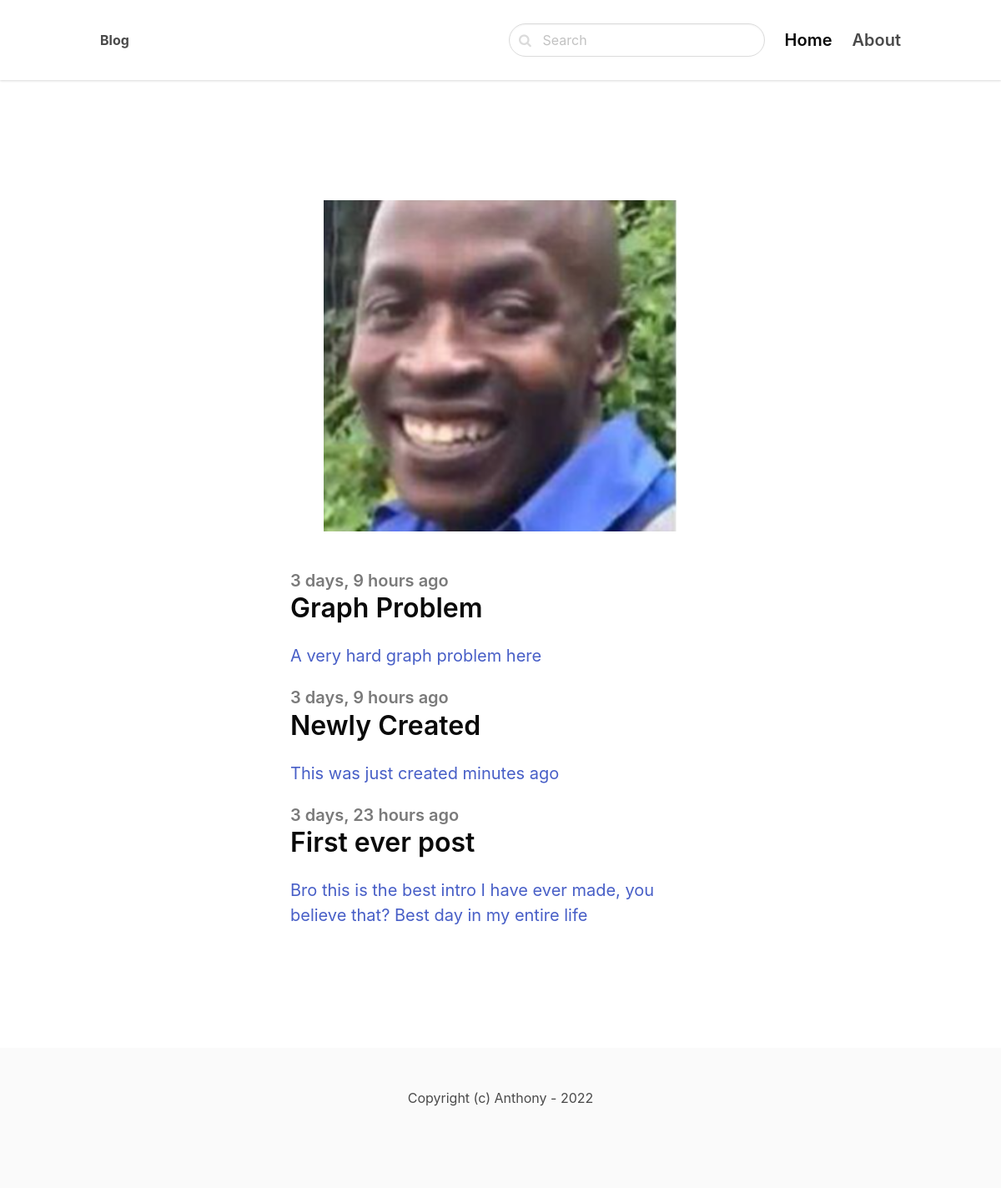
The page / on the database its author committed.
### blog/models.py (models this page shows, shortened)
class Post(models.Model):
    ACTIVE = 'active'
    DRAFT = 'draft'
    CHOICES_STATUS = (
        (ACTIVE, 'Active'),
        (DRAFT, 'Draft')
    )
    category = models.ForeignKey(Category, related_name='posts', on_delete=models.CASCADE)
    title = models.CharField(max_length=255)
    slug = models.SlugField()
    intro = models.TextField()
    body = models.TextField()
    created_at = models.DateTimeField(auto_now_add=True)
    status = models.CharField(max_length=15, choices=CHOICES_STATUS, default=ACTIVE)
    image = models.ImageField(upload_to='uploads/', blank=True, null=True)
    class Meta:
        ordering = ('-created_at',)

### core/views.py (the view)
# urls.py: path('', frontpage, name = 'frontpage'),
def frontpage(request):
    posts = Post.objects.filter(status=Post.ACTIVE)
    return render(request, 'core/frontpage.html', {'posts':posts})

### core/templates/core/frontpage.html (shortened to what this page needs)
{% extends 'core/base.html' %}
{% block content %}
<section class="hero ">
    <div class="hero-body">
        <div class="container">
            <section class="section">
                <div class="columns">
                    <div class="column is-8 is-offset-2">
                        {% for post in posts %}
                        <div class="content is-medium">
                            <a href="{% url 'post_detail' post.category.slug post.slug %}">
                                {% if post.image %}
                                <figure class="image">
                                    <img src="{{ post.image.url }}">
                                </figure>
                                {% endif %}
                                <h2 class="subtitle is-5 has-text-grey">{{post.created_at|timesince}} ago</h2>
                                <h1 class="title has-text-black is-3">{{post.title}}</h1>
                                <p>{{post.intro}}</p>
                            </a>
                        </div>
                        {% endfor %}
                    </div>
                </div>
            </section>
        </div>
    </div>
</section>
{% endblock %}

### core/templates/core/base.html (shortened to what this page needs)
<!DOCTYPE html>
<html>
<head>
    <link rel="stylesheet" href="https://unpkg.com/bulma@0.9.3/css/bulma.min.css">
    <link href="https://stackpath.bootstrapcdn.com/font-awesome/4.7.0/css/font-awesome.min.css" rel="stylesheet"
>
</head>
<body>
    <nav class="navbar">
        <div class="container">
            <div class="navbar-brand">
                <a class="navbar-item" href="/">
                    <strong>Blog</strong>
                </a>
            </div>
            <div id="navbarMenu" class="navbar-menu">
                <div class="navbar-end">
                    <div class=" navbar-item">
                        <form method="get" action="{% url 'search' %}">
                            <div class="control has-icons-left">
                                <input class="input is-rounded" name="query" type="text" placeholder="Search">
                                <span class="icon is-left">
                                </span>
                            </div>
                        </form>
                    </div>
                    <a href="/" class="navbar-item is-active is-size-5 has-text-weight-semibold">
                        Home
                    </a>
                    <a href="{% url 'about' %}" class="navbar-item is-size-5 has-text-weight-semibold">
                        About
                    </a>
                </div>
            </div>
        </div>
    </nav>
    <section class="section">
        <div class="container">
            {% block content %}
            {% endblock %}
        </div>
    </section>
    <footer class="footer">
        <div class="content has-text-centered">
            <p>
                Copyright (c) Anthony - 2022
            </p>
        </div>
    </footer>
</body>
</html>

### core/templates/core/base.html (style rules this page uses)
nav.navbar { height: 6rem !important; box-shadow: 0 1px 3px 0 rgba(0, 0, 0, .1), 0 1px 2px 0 rgba(0, 0, 0, .06) !important; }

### rows shown on the page
Post: image (picture), created_at "3 days, 9 hours", title "Graph Problem", intro "A very hard graph problem here"
Post: created_at "3 days, 9 hours", title "Newly Created", intro "This was just created minutes ago"
Post: created_at "3 days, 23 hours", title "First ever post", intro "Bro this is the best intro I have ever made, you believe that? Best day in my entire life"
